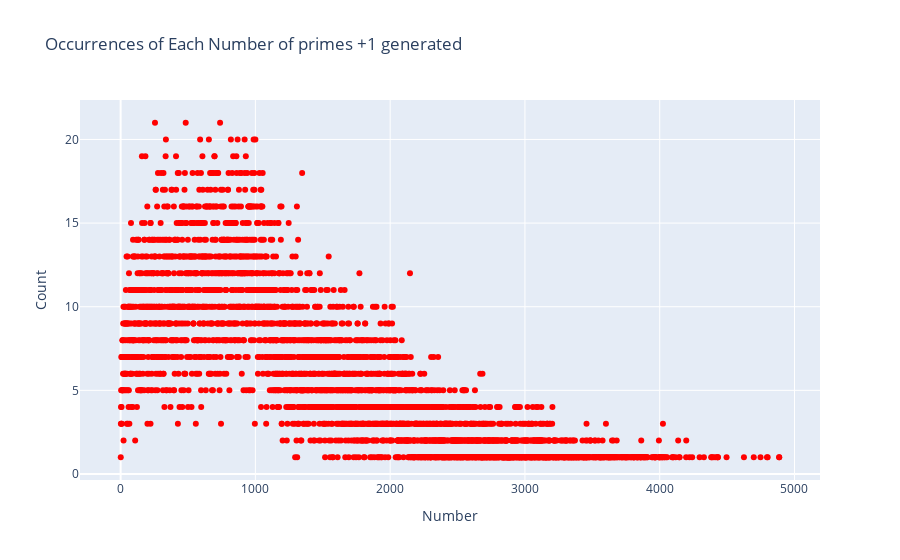
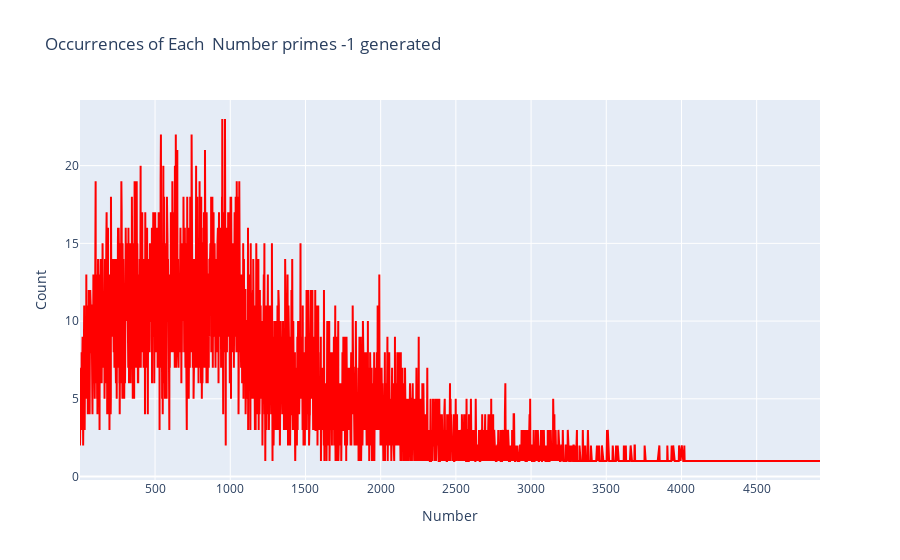
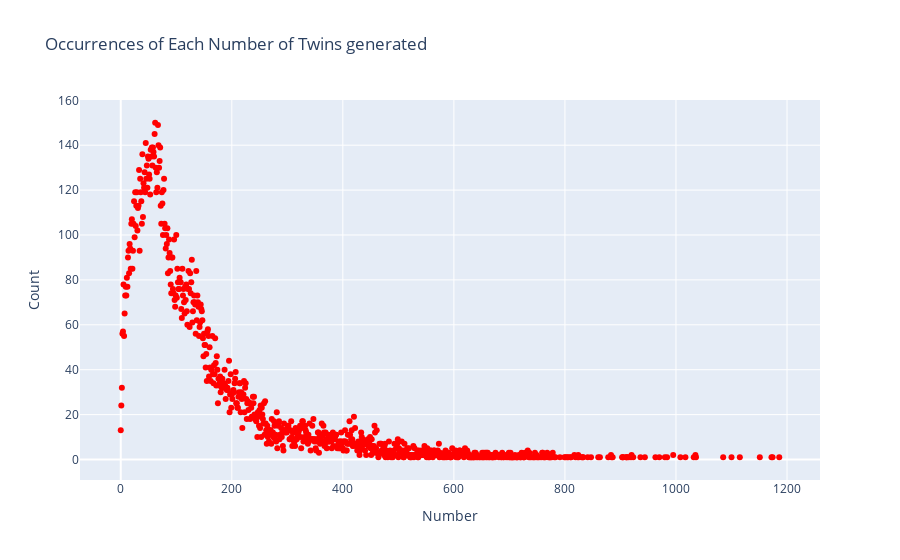

The cell these charts' notebook holds for them, in order:
### Code cell
import pandas as pd
import plotly.graph_objects as go

# Read the CSV file
datatxt_all = pd.read_csv('primes_data60000.txt')
datatxt=datatxt_all.head(20000)

# Count occurrences of each number in the 'Number' column
number_counts_primes_plus_one = datatxt['Primes +1'].value_counts().sort_index()
number_counts_primes_minus_one = datatxt['Primes -1'].value_counts().sort_index()
number_counts_primes_twins = datatxt['Twins'].value_counts().sort_index()
"""data2 = pd.read_csv('primes_data40000-40500 copy.txt')

# Count occurrences of each number in the specified columns for the second dataset
number_counts_primes_plus_one_data2 = data2['Primes +1'].value_counts().sort_index()
number_counts_primes_minus_one_data2 = data2['Primes -1'].value_counts().sort_index()
number_counts_primes_twins_data2 = data2['Twins'].value_counts().sort_index()

# Add the counts from the second dataset to the counts from the first dataset
number_counts_primes_plus_one = number_counts_primes_plus_one.add(number_counts_primes_plus_one_data2, fill_value=0)
number_counts_primes_minus_one = number_counts_primes_minus_one.add(number_counts_primes_minus_one_data2, fill_value=0)
number_counts_primes_twins = number_counts_primes_twins.add(number_counts_primes_twins_data2, fill_value=0)"""



# Plot the results using Plotly
fig = go.Figure(data=[go.Scatter(x=number_counts_primes_plus_one.index, y=number_counts_primes_plus_one.values,mode="markers",
     line=dict(color="red"))])

# Customize the plot
fig.update_layout(
    title='Occurrences of Each Number of primes +1 generated',
    xaxis_title='Number',
    yaxis_title='Count'
)

# Show the plot
fig.show()

fig_primes_minus_one = go.Figure(data=[go.Scatter(x=number_counts_primes_minus_one.index, y=number_counts_primes_minus_one.values,mode="lines",
     line=dict(color="red"))])

# Customize the plot
fig_primes_minus_one.update_layout(
    title='Occurrences of Each  Number primes -1 generated',
    xaxis_title='Number',
    yaxis_title='Count'
)

# Show the plot
fig_primes_minus_one.show()


fig_twins = go.Figure(data=[go.Scatter(
    x=number_counts_primes_twins.index,
     y=number_counts_primes_twins.values,
     mode="markers",
     line=dict(color="red")
     )])

# Customize the plot
fig_twins.update_layout(
    title='Occurrences of Each Number of Twins generated',
    xaxis_title='Number',
    yaxis_title='Count'
)

# Show the plot
fig_twins.show()

### Figure 1 — Plotly figure (JSON) as saved in the notebook; plotly's stock layout.template omitted (floating-point values rounded to 4 significant figures; data arrays with more than 128 entries replaced by an {"elided": "..."} marker saying what was removed)
{"data": [{"line": {"color": "red"}, "mode": "markers", "type": "scatter", "x": {"elided": "3261 int values"}, "y": {"elided": "3261 int values"}}], "layout": {"title": {"text": "Occurrences of Each Number of primes +1 generated"}, "xaxis": {"title": {"text": "Number"}}, "yaxis": {"title": {"text": "Count"}}}}

### Figure 2 — Plotly figure (JSON) as saved in the notebook; plotly's stock layout.template omitted (floating-point values rounded to 4 significant figures; data arrays with more than 128 entries replaced by an {"elided": "..."} marker saying what was removed)
{"data": [{"line": {"color": "red"}, "mode": "lines", "type": "scatter", "x": {"elided": "3244 int values"}, "y": {"elided": "3244 int values"}}], "layout": {"title": {"text": "Occurrences of Each  Number primes -1 generated"}, "xaxis": {"title": {"text": "Number"}}, "yaxis": {"title": {"text": "Count"}}}}

### Figure 3 — Plotly figure (JSON) as saved in the notebook; plotly's stock layout.template omitted (floating-point values rounded to 4 significant figures; data arrays with more than 128 entries replaced by an {"elided": "..."} marker saying what was removed)
{"data": [{"line": {"color": "red"}, "mode": "markers", "type": "scatter", "x": {"elided": "771 int values"}, "y": {"elided": "771 int values"}}], "layout": {"title": {"text": "Occurrences of Each Number of Twins generated"}, "xaxis": {"title": {"text": "Number"}}, "yaxis": {"title": {"text": "Count"}}}}
